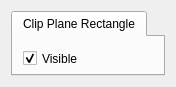
<?xml version="1.0" encoding="UTF-8"?>
<ui version="4.0">
 <class>prop_clip</class>
 <widget class="QWidget" name="prop_clip">
  <property name="geometry">
   <rect>
    <x>0</x>
    <y>0</y>
    <width>176</width>
    <height>87</height>
   </rect>
  </property>
  <property name="sizePolicy">
   <sizepolicy hsizetype="Expanding" vsizetype="Expanding">
    <horstretch>0</horstretch>
    <verstretch>0</verstretch>
   </sizepolicy>
  </property>
  <property name="windowTitle">
   <string>Form</string>
  </property>
  <layout class="QGridLayout" name="gridLayout">
   <item row="0" column="0">
    <widget class="QTabWidget" name="m_pTabWdiget">
     <property name="currentIndex">
      <number>0</number>
     </property>
     <property name="usesScrollButtons">
      <bool>false</bool>
     </property>
     <widget class="QWidget" name="m_pClipplaneTab">
      <attribute name="title">
       <string>Clip Plane Rectangle</string>
      </attribute>
      <widget class="QCheckBox" name="m_pRectVisible">
       <property name="geometry">
        <rect>
         <x>10</x>
         <y>10</y>
         <width>247</width>
         <height>23</height>
        </rect>
       </property>
       <property name="text">
        <string>Visible</string>
       </property>
       <property name="checked">
        <bool>true</bool>
       </property>
      </widget>
     </widget>
    </widget>
   </item>
  </layout>
 </widget>
 <resources/>
 <connections/>
</ui>
